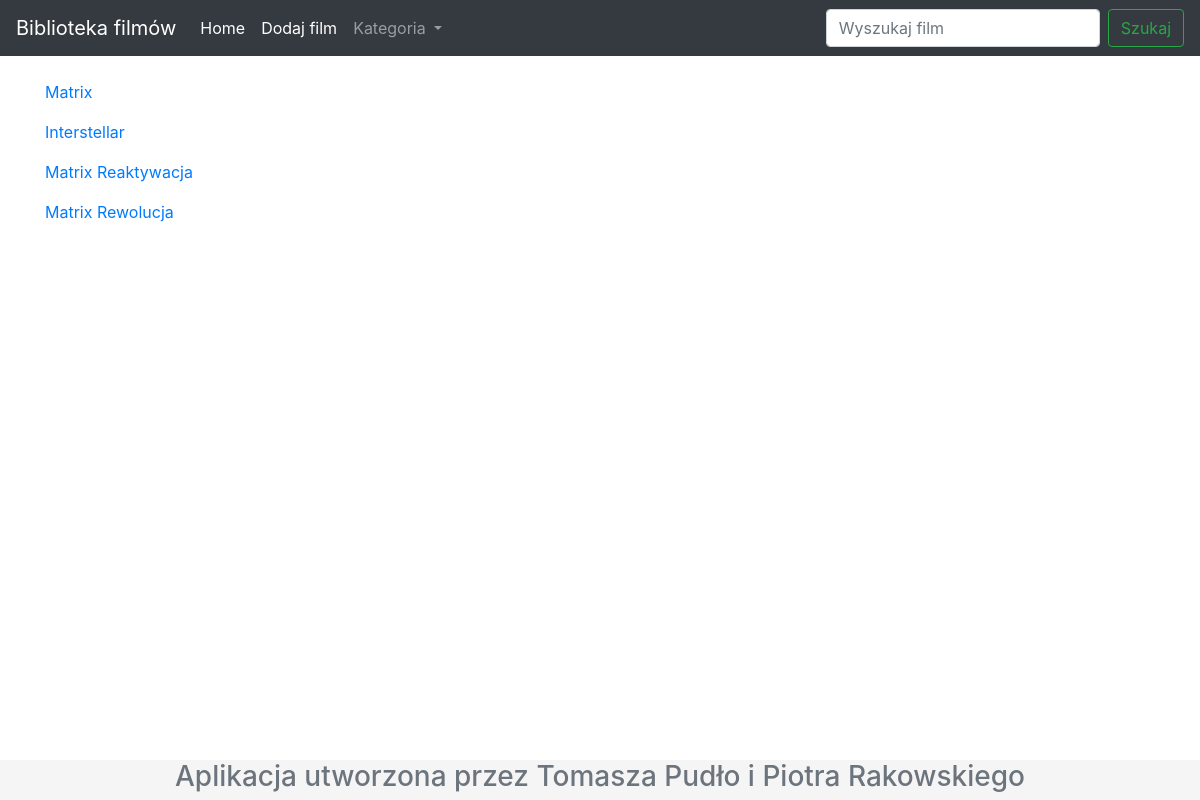
Page /gatunek/3/ on the earlier database version.
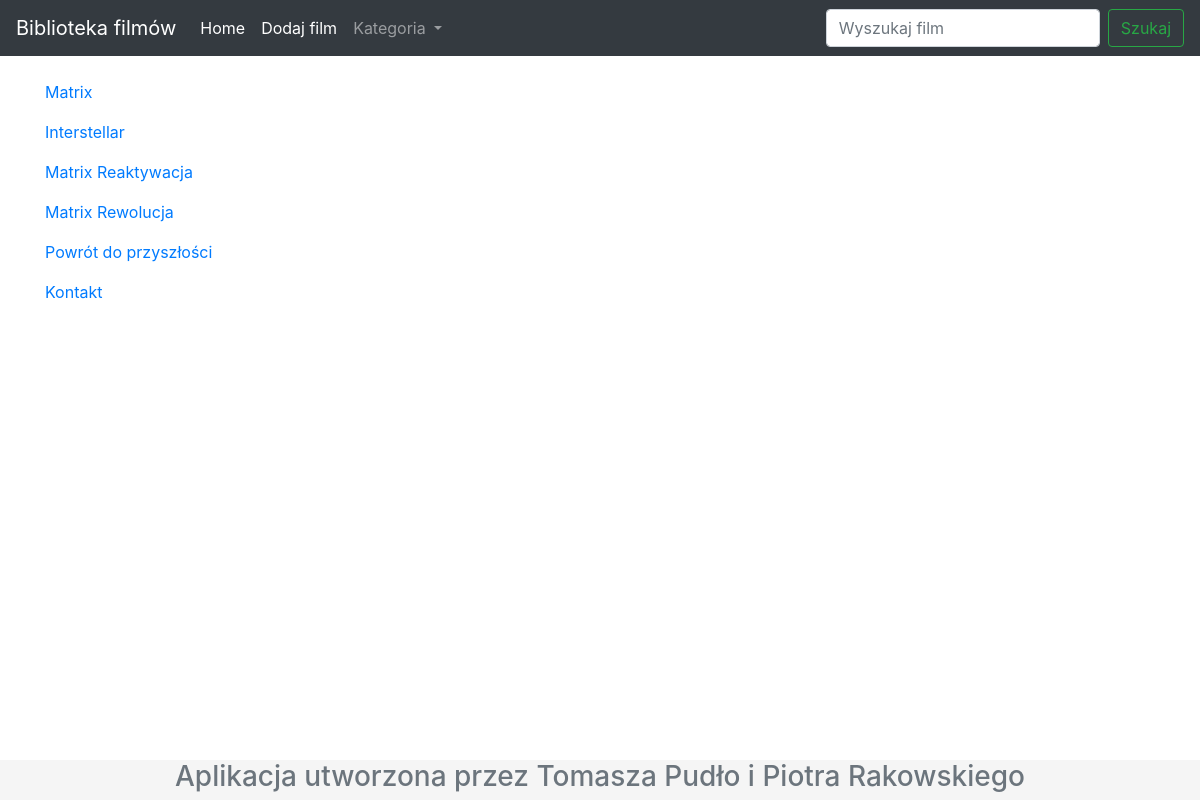
Same page on the later database version.
### Filmy/models.py (models this page shows, shortened)
class Filmy(models.Model):
    tytul = models.CharField(max_length=100)
    opis = models.TextField(blank=True)
    rok_produkcji = models.DecimalField(max_digits=4, decimal_places=0)
    ocena = models.DecimalField(max_digits=2, decimal_places=1)
    rezyser = models.ForeignKey(Rezyser, on_delete=models.CASCADE, null=True)
    gatunek = models.ManyToManyField(Gatunek)
    class Meta:
        verbose_name = "Filmy"
        verbose_name_plural = "Filmy"

### Filmy/views.py (the view)
# urls.py: path('gatunek/<id>/', gatunek, name='gatunek'),
def gatunek(request, id):
    gatunek_user = Gatunek.objects.get(pk=id)
    gatunek_film = Filmy.objects.filter(gatunek = gatunek_user)
    gatunki = Gatunek.objects.all()
    dane = {'gatunek_user': gatunek_user,
            'gatunek_film': gatunek_film,
            'gatunki': gatunki}
    return render(request, 'gatunek_film.html', dane)

### Filmy/templates/gatunek_film.html (shortened to what this page needs)
{% extends 'szablon.html' %}
{% load static %}
{% block content %}
    {% if gatunek_film %}
        {% for film in gatunek_film %}
        <p><a href = "/film/{{ film.id }}/"> {{ film.tytul }} </a> </p>
        {% endfor %}
    {% endif %}
{% endblock content %}

### Filmy/templates/szablon.html (shortened to what this page needs)
<!DOCTYPE html>
{% load static %}
<html>
<head>
	<link rel="stylesheet" href="https://stackpath.bootstrapcdn.com/bootstrap/4.4.1/css/bootstrap.min.css">
</head>
<body>
	<nav class="navbar navbar-expand-lg navbar-dark bg-dark">
	  <a class="navbar-brand" href="/">Biblioteka filmów </a>
	  <div class="collapse navbar-collapse" id="navbarSupportedContent">
	    <ul class="navbar-nav mr-auto">
	      <li class="nav-item active">
	        <a class="nav-link" href="/">Home <span class="sr-only">(current)</span></a>
	      </li>
		  <li class="nav-item active">
	        <a class="nav-link" href="/add/">Dodaj film<span class="sr-only">(current)</span></a>
	      </li>
	      <li class="nav-item dropdown">
	        <a class="nav-link dropdown-toggle" href="#" id="navbarDropdown" role="button" data-toggle="dropdown" aria-haspopup="true" aria-expanded="false">
	          Kategoria
	        </a>
	      </li>
	    </ul>
	    <form class="form-inline my-2 my-lg-0" form action="/search/" method="POST">
            <input class="form-control mr-sm-2" input name="searched" type="text" placeholder="Wyszukaj film" aria-label="Search">
			<button class="btn btn-outline-success my-2 my-sm-0" type="submit">Szukaj</button>
        </form>
	  </div>
	</nav>
     <div class="container">
            <br>
            {% block content %}
            {% endblock content %}
	 </div>
	<footer class="footer">
      <div class="container">
        <center><h3 class="text-muted">Aplikacja utworzona przez Tomasza Pudło i Piotra Rakowskiego</h3></center>
      </div>
    </footer>
</body>
</html>

### Filmy/templates/szablon.html (style rules this page uses)
html { position: relative; min-height: 100%; }
body { margin-bottom: 40px; }
.footer { position: absolute; bottom: 0; width: 100%; height: 40px; background-color: #f5f5f5; }
ul { list-style: none; }

Differences in the rows shown:
added Filmy: tytul "Powrót do przyszłości"
added Filmy: tytul "Kontakt"
